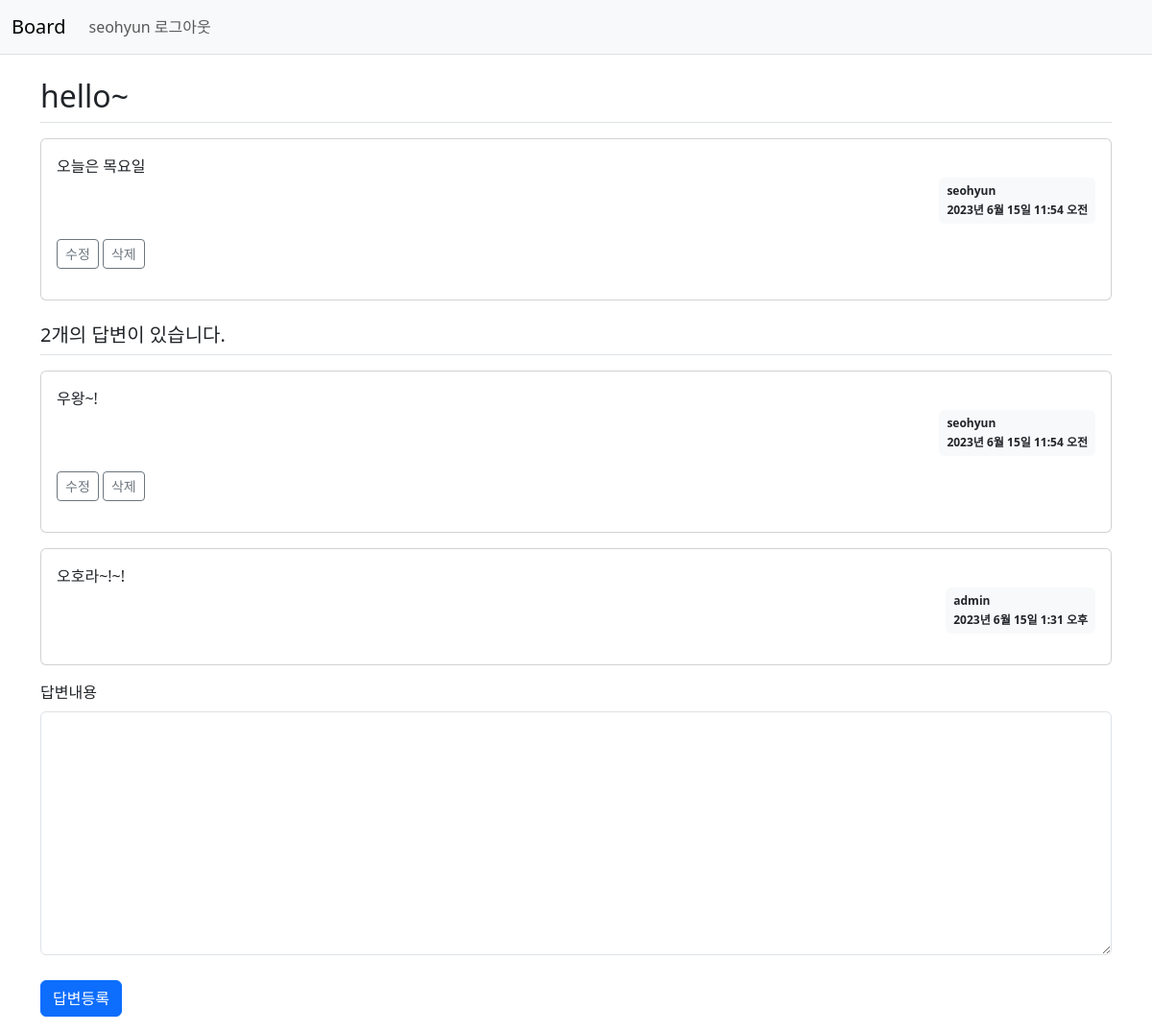
The app's page /board/307/ (signed in) with its own data.
### board/models.py (models this page shows, shortened)
class Question(models.Model):
    author = models.ForeignKey(User, on_delete=models.CASCADE)
    subject = models.CharField(max_length=200)
    content = models.TextField()
    created_at = models.DateTimeField()
    modified_at = models.DateTimeField(null=True, blank=True)

class Answer(models.Model):
    author = models.ForeignKey(User, on_delete=models.CASCADE)
    question = models.ForeignKey(Question, on_delete=models.CASCADE)
    content = models.TextField()
    created_at = models.DateTimeField()
    modified_at = models.DateTimeField(null=True, blank=True)

### board/views.py (the view)
# urls.py: path('<int:question_id>/', views.detail, name='detail'),  # board/int값/
def detail(request, question_id):
    question = get_object_or_404(Question, pk=question_id) # Question.objects.get(id=question_id)
    context = {'question':question}
    return render(request, 'board/question_detail.html', context)

### templates/board/question_detail.html (shortened to what this page needs)
{% extends 'base.html' %}
{% block content %}
    <div class="container my-3">
        <h2 class="border-bottom py-2">{{ question.subject }}</h2>
        <div class="card my-3">
            <div class="card-body">
                <div class="card-text" style="white-space: pre-line;">{{ question.content }}</div>
                <div class="d-flex justify-content-end">
                    <div class="badge bg-light text-dark p-2 text-start">
                        <div class="mb-2">{{ question.author.username }}</div>
                        <div>{{ question.created_at }}</div>
                    </div>
                </div>
                <div class="my-3">
                    {% if request.user == question.author %}
                    <a href="{% url 'board:question_modify' question.id %}"
                    class="btn btn-sm btn-outline-secondary">수정</a>
                    <a href="javascript:void(0)" class="delete btn btn-sm btn-outline-secondary"
                        data-uri="{% url 'board:question_delete' question.id %}">삭제</a>
                    {% endif %}
                </div>
            </div>
        </div>
        <h5 class="border-bottom my-3 py-2">{{ question.answer_set.count }}개의 답변이 있습니다.</h5>
        {% for answer in question.answer_set.all %}
        <div class="card my-3">
            <div class="card-body">
                <div class="card-text" style="white-space: pre-line;">{{ answer.content }}</div>
                <div class="d-flex justify-content-end">
                    <div class="badge bg-light text-dark p-2 text-start">
                        <div class="mb-2">{{ answer.author.username }}</div>
                        <div>{{ answer.created_at }}</div>
                    </div>
                </div>
                <div class="my-3">
                    {% if request.user == answer.author %}
                    <a href="{% url 'board:answer_modify' answer.id %}"
                        class="btn btn-sm btn-outline-secondary">수정</a>
                    <a href="#" class="delete btn btn-sm btn-outline-secondary"
                        data-uri="{% url 'board:answer_delete' answer.id %}">삭제</a>
                    {% endif %}
                </div>
            </div>
        </div>
        {% endfor %}
    <form action = "{% url 'board:answer_create' question.id %}" method="post" class="my-3">
        <div class="mb-3">
            <label for="content" class="form-label">답변내용</label>
            <textarea {% if not user.is_authenticated %} disabled {% endif %}
                name="content" id="content" class="form-control" rows="10"></textarea>
        </div>
        <input type="submit" value="답변등록" class="btn btn-primary">
    </form>
</div>
{% endblock %}

### templates/base.html (shortened to what this page needs)
{% load static %}
<!DOCTYPE html>
<html lang="ko">
<head>
    <link rel="stylesheet" type="text/css" href="{% static 'style.css' %}">
    <link href="https://cdn.jsdelivr.net/npm/bootstrap@5.3.0/dist/css/bootstrap.min.css"
    rel="stylesheet"
>
</head>
<body>
    <nav class="navbar navbar-expand-lg navbar-light bg-light border-bottom">
        <div class="container-fluid">
            <a href="{% url 'board:index' %}" class="navbar-brand">Board</a>
            <div class="collapse navbar-collapse" id="navbarSupportedContent">
                <ul class="navbar-nav me-auto mb-2 mb-lg-0">
                    <li class="nav-item">
                        {% if user.is_authenticated %}
                        <a class="nav-link" href="{% url 'common:logout' %}">{{ user.username }} 로그아웃</a>
                        {% else %}
                        <a class="nav-link" href="{% url 'common:login' %}">로그인</a>
                        {% endif %}
                    </li>
                </ul>
            </div>
        </div>
    </nav>
    {% block content %}
    {% endblock %}
</body>
</html>

### static/style.css (style rules this page uses)
textarea { width:100%; }
input[type=submit] { margin-top:10px; }

### records on screen
Question: subject "hello~", content "오늘은 목요일", author.username "seohyun", created_at "2023년 6월 15일 11:54 오전", answer_set.count "2"
Answer: content "우왕~!", author.username "seohyun", created_at "2023년 6월 15일 11:54 오전", shows "수정"
Answer: content "오호라~!~!", author.username "admin", created_at "2023년 6월 15일 1:31 오후"

### other values on screen
{{ user.username }} "seohyun"
